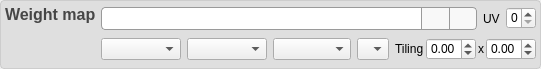
<?xml version="1.0" encoding="UTF-8"?>
<ui version="4.0">
 <class>RocketMaterialTextureWidget</class>
 <widget class="QWidget" name="RocketMaterialTextureWidget">
  <property name="geometry">
   <rect>
    <x>0</x>
    <y>0</y>
    <width>541</width>
    <height>69</height>
   </rect>
  </property>
  <property name="windowTitle">
   <string/>
  </property>
  <property name="styleSheet">
   <string notr="true">QFrame#frameTexMain {
	border: 1px solid rgba(198, 198, 198, 200);
	background-color: rgba(198, 198, 198, 100);
	border-radius: 4px;
}

QSpinBox:disabled {
	color: black;
	border: 1px solid transparent;
	background-color: transparent;
	font-family: &quot;Arial&quot;;
	font-size: 13px;
}

QComboBox#maxAnisotropyComboBox {
    min-width: 30px;
    max-width: 30px;
}

QLabel#textureTypeTitle {
	font-size: 16px;
	color: rgb(70,70,70);
	font-family: &quot;Arial&quot;;
	font-weight: bold;
}

QLineEdit#textureLineEdit {
	font-family: &quot;Arial&quot;;
	font-size: 12px;
	border: 1px solid rgb(154, 154, 154);
	border-radius: 4px; 
	border-top-right-radius: 0px;
	border-bottom-right-radius: 0px;
	border-right: 0px;
	padding-left: 2px;
	padding-right: 2px;
}

QPushButton#buttonStorageSelection, #buttonTextureViewer { 
	border: 1px solid rgb(154, 154, 154);
	border-radius: 4px; 
	border-top-left-radius: 0px;
	border-bottom-left-radius: 0px;
	background-color: rgba(255,255,255,200);
	max-width: 26px;
	min-width: 26px;
	max-height: 21px;
	min-height: 21px;
}

QPushButton#buttonTextureViewer {
	border-radius: 0px;
	border-right: 1px solid transparent;
}

QPushButton#buttonStorageSelection:hover, #buttonTextureViewer:hover { 
	border: 1px solid rgb(243, 154, 41); 
}

QPushButton#buttonStorageSelection:pressed, #buttonTextureViewer:pressed { 
	background-color: rgba(255,255,255,100);
}</string>
  </property>
  <layout class="QHBoxLayout" name="horizontalLayout">
   <property name="spacing">
    <number>0</number>
   </property>
   <property name="margin">
    <number>0</number>
   </property>
   <item>
    <widget class="QFrame" name="frameTexMain">
     <property name="frameShape">
      <enum>QFrame::StyledPanel</enum>
     </property>
     <property name="frameShadow">
      <enum>QFrame::Raised</enum>
     </property>
     <layout class="QHBoxLayout" name="horizontalLayout_2">
      <property name="margin">
       <number>4</number>
      </property>
      <item>
       <layout class="QVBoxLayout" name="verticalLayout_2">
        <property name="spacing">
         <number>0</number>
        </property>
        <item>
         <widget class="QLabel" name="textureTypeTitle">
          <property name="sizePolicy">
           <sizepolicy hsizetype="Fixed" vsizetype="Preferred">
            <horstretch>0</horstretch>
            <verstretch>0</verstretch>
           </sizepolicy>
          </property>
          <property name="minimumSize">
           <size>
            <width>90</width>
            <height>0</height>
           </size>
          </property>
          <property name="text">
           <string>Weight map</string>
          </property>
          <property name="alignment">
           <set>Qt::AlignLeading|Qt::AlignLeft|Qt::AlignTop</set>
          </property>
         </widget>
        </item>
        <item>
         <widget class="QLabel" name="labelIcon">
          <property name="minimumSize">
           <size>
            <width>24</width>
            <height>24</height>
           </size>
          </property>
          <property name="maximumSize">
           <size>
            <width>24</width>
            <height>24</height>
           </size>
          </property>
          <property name="text">
           <string/>
          </property>
         </widget>
        </item>
       </layout>
      </item>
      <item>
       <layout class="QVBoxLayout" name="verticalLayout">
        <item>
         <layout class="QHBoxLayout" name="horizontalLayout_3">
          <item>
           <layout class="QHBoxLayout" name="horizontalLayout_5">
            <property name="spacing">
             <number>0</number>
            </property>
            <item>
             <widget class="QLineEdit" name="textureLineEdit">
              <property name="minimumSize">
               <size>
                <width>0</width>
                <height>23</height>
               </size>
              </property>
              <property name="maximumSize">
               <size>
                <width>16777215</width>
                <height>23</height>
               </size>
              </property>
              <property name="toolTip">
               <string>Texture Reference</string>
              </property>
              <property name="layoutDirection">
               <enum>Qt::RightToLeft</enum>
              </property>
              <property name="text">
               <string/>
              </property>
             </widget>
            </item>
            <item>
             <widget class="QPushButton" name="buttonTextureViewer">
              <property name="enabled">
               <bool>true</bool>
              </property>
              <property name="minimumSize">
               <size>
                <width>28</width>
                <height>23</height>
               </size>
              </property>
              <property name="maximumSize">
               <size>
                <width>28</width>
                <height>23</height>
               </size>
              </property>
              <property name="toolTip">
               <string>Open in texture viewer...</string>
              </property>
              <property name="text">
               <string/>
              </property>
              <property name="icon">
               <iconset resource="RocketPlugin.qrc">
                <normaloff>:/images/icon-visual-editor-32x32.png</normaloff>:/images/icon-visual-editor-32x32.png</iconset>
              </property>
              <property name="iconSize">
               <size>
                <width>16</width>
                <height>16</height>
               </size>
              </property>
              <property name="flat">
               <bool>true</bool>
              </property>
             </widget>
            </item>
            <item>
             <widget class="QPushButton" name="buttonStorageSelection">
              <property name="minimumSize">
               <size>
                <width>28</width>
                <height>23</height>
               </size>
              </property>
              <property name="maximumSize">
               <size>
                <width>28</width>
                <height>23</height>
               </size>
              </property>
              <property name="toolTip">
               <string>Pick texture from storage...</string>
              </property>
              <property name="text">
               <string/>
              </property>
              <property name="icon">
               <iconset resource="RocketPlugin.qrc">
                <normaloff>:/images/icon-download-64x64.png</normaloff>:/images/icon-download-64x64.png</iconset>
              </property>
              <property name="iconSize">
               <size>
                <width>18</width>
                <height>18</height>
               </size>
              </property>
              <property name="flat">
               <bool>true</bool>
              </property>
             </widget>
            </item>
           </layout>
          </item>
          <item>
           <widget class="QLabel" name="labelUvTitle">
            <property name="toolTip">
             <string>UV Coord Set</string>
            </property>
            <property name="text">
             <string>UV</string>
            </property>
           </widget>
          </item>
          <item>
           <widget class="QSpinBox" name="uvSpinBox">
            <property name="maximumSize">
             <size>
              <width>30</width>
              <height>16777215</height>
             </size>
            </property>
            <property name="toolTip">
             <string>UV Coord Set</string>
            </property>
            <property name="maximum">
             <number>10000</number>
            </property>
           </widget>
          </item>
         </layout>
        </item>
        <item>
         <layout class="QHBoxLayout" name="horizontalLayout_4">
          <item>
           <widget class="QComboBox" name="colorOperationComboBox">
            <property name="sizePolicy">
             <sizepolicy hsizetype="Expanding" vsizetype="Fixed">
              <horstretch>0</horstretch>
              <verstretch>0</verstretch>
             </sizepolicy>
            </property>
            <property name="toolTip">
             <string>Color Operation</string>
            </property>
           </widget>
          </item>
          <item>
           <widget class="QComboBox" name="addressingComboBox">
            <property name="sizePolicy">
             <sizepolicy hsizetype="Expanding" vsizetype="Fixed">
              <horstretch>0</horstretch>
              <verstretch>0</verstretch>
             </sizepolicy>
            </property>
            <property name="toolTip">
             <string>Addressing Mode</string>
            </property>
           </widget>
          </item>
          <item>
           <widget class="QComboBox" name="filteringComboBox">
            <property name="sizePolicy">
             <sizepolicy hsizetype="Expanding" vsizetype="Fixed">
              <horstretch>0</horstretch>
              <verstretch>0</verstretch>
             </sizepolicy>
            </property>
            <property name="maximumSize">
             <size>
              <width>78</width>
              <height>16777215</height>
             </size>
            </property>
            <property name="toolTip">
             <string>Filtering</string>
            </property>
           </widget>
          </item>
          <item>
           <widget class="QComboBox" name="maxAnisotropyComboBox">
            <property name="sizePolicy">
             <sizepolicy hsizetype="Fixed" vsizetype="Fixed">
              <horstretch>0</horstretch>
              <verstretch>0</verstretch>
             </sizepolicy>
            </property>
            <property name="minimumSize">
             <size>
              <width>32</width>
              <height>0</height>
             </size>
            </property>
            <property name="maximumSize">
             <size>
              <width>32</width>
              <height>16777215</height>
             </size>
            </property>
            <property name="toolTip">
             <string>Maximum Anisotropy</string>
            </property>
           </widget>
          </item>
          <item>
           <layout class="QHBoxLayout" name="horizontalLayout_6">
            <property name="spacing">
             <number>2</number>
            </property>
            <property name="leftMargin">
             <number>0</number>
            </property>
            <item>
             <widget class="QLabel" name="titleTiling">
              <property name="toolTip">
               <string>Tiling</string>
              </property>
              <property name="text">
               <string>Tiling</string>
              </property>
             </widget>
            </item>
            <item>
             <widget class="QDoubleSpinBox" name="doubleSpinBoxTilingX">
              <property name="maximumSize">
               <size>
                <width>50</width>
                <height>16777215</height>
               </size>
              </property>
              <property name="toolTip">
               <string>Tiling on the x-axis. Negative values will mirror the texture.</string>
              </property>
              <property name="minimum">
               <double>-100000.000000000000000</double>
              </property>
              <property name="maximum">
               <double>100000.000000000000000</double>
              </property>
             </widget>
            </item>
            <item>
             <widget class="QLabel" name="separatorTiling">
              <property name="toolTip">
               <string>UV Coord Set</string>
              </property>
              <property name="text">
               <string>x</string>
              </property>
             </widget>
            </item>
            <item>
             <widget class="QDoubleSpinBox" name="doubleSpinBoxTilingY">
              <property name="maximumSize">
               <size>
                <width>50</width>
                <height>16777215</height>
               </size>
              </property>
              <property name="toolTip">
               <string>Tiling on the y-axis. Negative values will mirror the texture.</string>
              </property>
              <property name="minimum">
               <double>-100000.000000000000000</double>
              </property>
              <property name="maximum">
               <double>100000.000000000000000</double>
              </property>
             </widget>
            </item>
           </layout>
          </item>
         </layout>
        </item>
       </layout>
      </item>
     </layout>
    </widget>
   </item>
  </layout>
 </widget>
 <resources>
  <include location="RocketPlugin.qrc"/>
 </resources>
 <connections/>
</ui>
